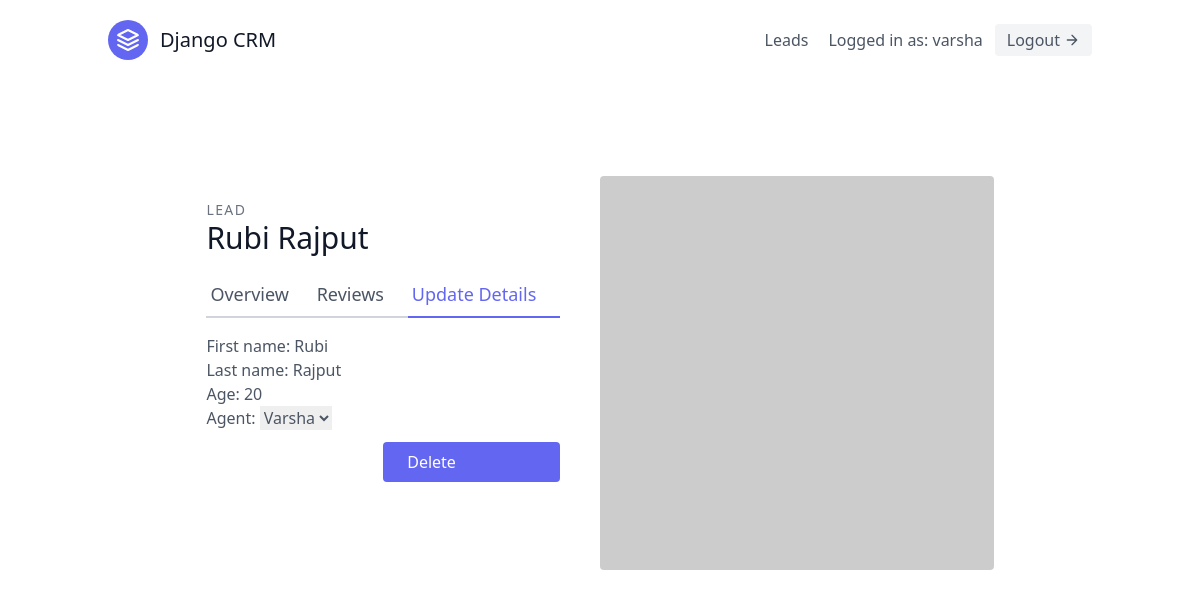
/1/update (signed in), run on the app's committed database.
### leads/models.py (models this page shows, shortened)
class User(AbstractUser):
    pass

class Lead(models.Model):
    first_name = models.CharField(max_length=30)
    last_name = models.CharField(max_length=30)
    age = models.IntegerField(default=0)
    agent = models.ForeignKey("Agent",on_delete=models.CASCADE)

### leads/views.py (the view, shortened to what this page needs)
# urls.py: path("<int:pk>/update",LeadUpdateView.as_view(),name="update"),
class LeadUpdateView(generic.UpdateView):
    template_name = "leads/lead_update.html"
    queryset = Lead.objects.all()
    form_class = LeadModelForm

### leads/forms.py
class LeadModelForm(forms.ModelForm):
    class Meta:
        model = Lead
        fields = (
            "first_name",
            "last_name",
            "age",
            "agent",
        )

### leads/models.py (called while the page is built)
    def __str__(self):
        return self.user.username

### leads/templates/leads/lead_update.html (shortened to what this page needs)
{% extends "base.html" %}
{% block content %}
<section class="text-gray-600 body-font overflow-hidden">
    <div class="container px-5 py-24 mx-auto">
        <div class="lg:w-4/5 mx-auto flex flex-wrap">
            <div class="lg:w-1/2 w-full lg:pr-10 lg:py-6 mb-6 lg:mb-0">
                <h2 class="text-sm title-font text-gray-500 tracking-widest">LEAD</h2>
                <h1 class="text-gray-900 text-3xl title-font font-medium mb-4">{{lead.first_name}} {{lead.last_name}}
                </h1>
                <div class="flex mb-4">
                    <a href="{% url 'leads:detail' lead.pk %}" class="flex-grow border-b-2 border-gray-300 py-2 text-lg px-1">
                        Overview
                    </a>
                    <a class="flex-grow border-b-2 border-gray-300 py-2 text-lg px-1">
                        Reviews
                    </a>
                    <a href="{% url 'leads:update' lead.pk %}"
                        class="flex-grow text-indigo-500 border-b-2 border-indigo-500 py-2 text-lg px-1">
                        Update Details
                    </a>
                </div>
                <form action="" method="post">
                    {{form.as_p}}
                </form>
                <button
                        class="w-1/2 mt-3 flex ml-auto text-white bg-indigo-500 border-0 py-2 px-6 focus:outline-none hover:bg-indigo-600 rounded"><a href="{% url 'leads:delete' lead.pk %}">Delete</a>
                    </button>
            </div>
            <img alt="ecommerce" class="lg:w-1/2 w-full lg:h-auto h-64 object-cover object-center rounded"
                src="https://dummyimage.com/400x400">
        </div>
    </div>
</section>
{% endblock %}

### templates/navbar.html (shortened to what this page needs)
<header class="text-gray-600 body-font">
  <div class="container mx-auto flex flex-wrap p-5 flex-col md:flex-row items-center">
    <a class="flex title-font font-medium items-center text-gray-900 mb-4 md:mb-0">
      <svg xmlns="http://www.w3.org/2000/svg" fill="none" stroke="currentColor" stroke-linecap="round" stroke-linejoin="round" stroke-width="2" class="w-10 h-10 text-white p-2 bg-indigo-500 rounded-full" viewBox="0 0 24 24">
        <path d="M12 2L2 7l10 5 10-5-10-5zM2 17l10 5 10-5M2 12l10 5 10-5"></path>
      </svg>
      <span class="ml-3 text-xl">Django CRM</span>
    </a>
    <nav class="md:ml-auto flex flex-wrap items-center text-base justify-center">
      <a href="{% url 'leads:h' %}" class="mr-5 hover:text-gray-900">Leads</a>
    </nav>
    {% if request.user.is_authenticated %}
     Logged in as: {{request.user.username}}
    <a href="{% url 'logout' %}" class="ml-3 inline-flex items-center bg-gray-100 border-0 py-1 px-3 focus:outline-none hover:bg-gray-200 rounded text-base mt-4 md:mt-0">
      Logout
          <svg fill="none" stroke="currentColor" stroke-linecap="round" stroke-linejoin="round" stroke-width="2" class="w-4 h-4 ml-1" viewBox="0 0 24 24">
              <path d="M5 12h14M12 5l7 7-7 7"></path>
          </svg>
  </a>
    {% endif %}
  </div>
</header>

### data on the page
User: user.username "varsha"
Lead: first_name "Rubi", last_name "Rajput", age "20", agent "Varsha"
